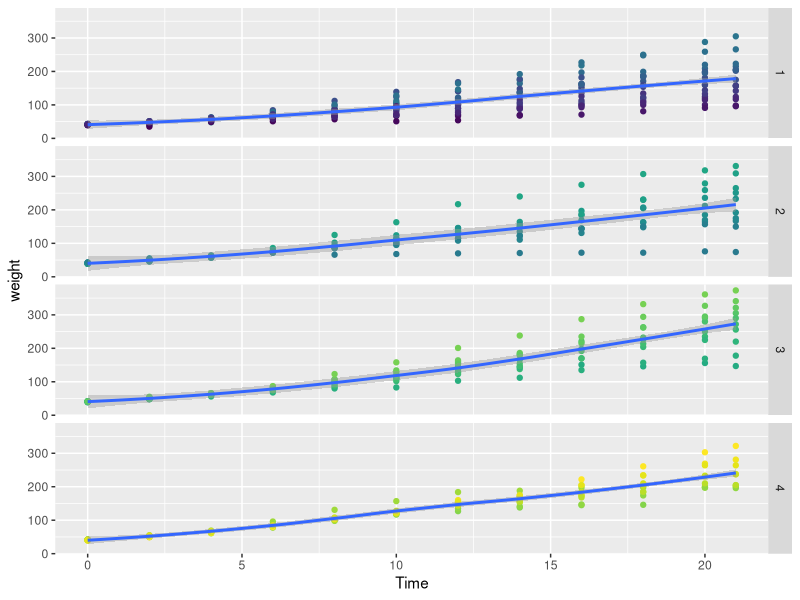

Here is the R script that generated this plot:
library(ggplot2)

ggplot(ChickWeight, aes(x = Time, y = weight)) + 
  geom_point(aes(col = Chick)) + facet_grid(Diet ~ .) + 
  stat_smooth() + 
  theme(legend.position = 'none')
